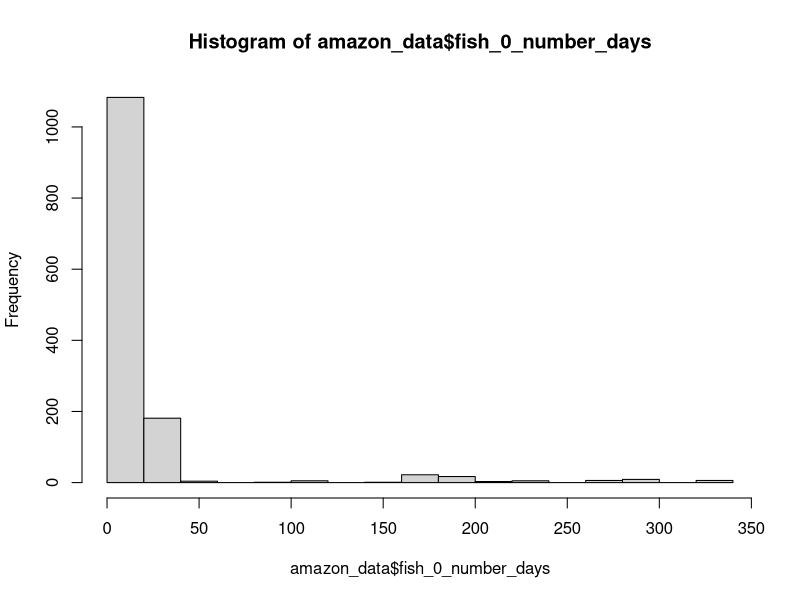

Write R code to recreate this figure.
# assignment 2 data_manipulation  


#load important packages##
library(tidyverse)
library(tidyr)
library(dplyr)

#2. Input your data into R
amazon_data<-read.csv("BIOL5504_gomes_dataset.csv",header = TRUE,sep = ";")

head(amazon_data)  
unique(amazon_data$fish_0_kg_consumed)
hist(amazon_data$fish_0_number_days)

amazon_data$lgdL=log10(as.numeric(amazon_data$fish_0_kg_consumed))#log the kg consumed 
ama<-aggregate(as.numeric(fish_0_kg_consumed)~age+gender,data=amazon_data, FUN=mean)  #make a df of amazon_data



#1. Put your data in tidy format
dat1 = amazon_data %>% #% sums variables data and sumarise
  group_by(age, gender, beef_kg_consumed)%>% #group by age, gender and beef consumption
  summarise(N = n()) #count the data in this mix of variables

# data frame to wide format
dat1_wide = dat1 %>%
  pivot_wider(names_from = age, values_from = N,values_fill = 0) 

#3.Examine your data for mistakes
#omit NA
amazon_data1=na.omit(amazon_data)

#4. Experiment with “group by” in dplyr to do some calculation####
## Group by, Mutate, and Summarise
amazon_data1 %>% 
  group_by(age) %>% 
  summarise(mean=mean(as.numeric(amazon_data1$fish_0_kg_consumed)))#if you don´t omit use na.rm=T
#this gives you a summary table, it doesn't change amazon_data1


#5. Use mutate and summarise on your data####
#How are these different? Annotate your code to explain. 

##Summarise versus Mutate
#creating a new summary (mean) table
sum.table = amazon_data1 %>% 
  group_by(age,gender) %>% 
  summarise(mean.ama=mean(as.numeric(amazon_data1$fish_0_kg_consumed)))

#creating a new summary (mean) table by mutate
amazon_data1 %>% 
  group_by(age, gender) %>% 
  mutate(mean=mean(as.numeric(amazon_data1$fish_0_kg_consumed)))#if you don´t omit use na.rm=T

#A: mutate added a new variable (mean) and maintain existing ones while sumarise 
#creates a new data frame (sum.table) just with the grouping existing variables. 


#6. Commit and push to GitHub. Be sure to update your README!
#Script and README upload to GitHub